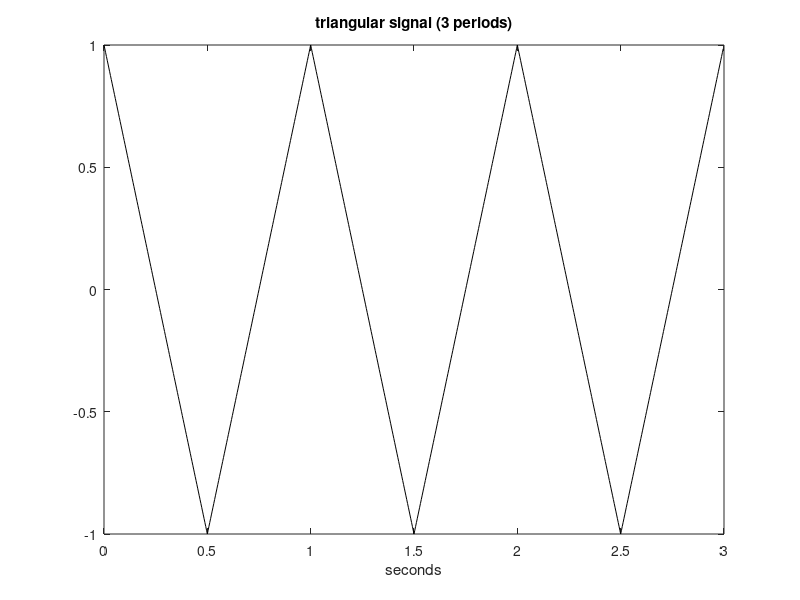

Reproduce this figure in MATLAB.
%triangular signal to be analyzed
fy = 1;                     %signal frequency in Hz
wy = 2*pi*fy;               %signal frequency in rad/s
Ty = 1/fy;                  %signal period in seconds
N = 256;
fs = N*fy;                  %sampling frequency in Hz
tiv = 1/fs;                 %time interval between samples;
t = 0:tiv:((3*Ty)-tiv);     %time intervals set (3 periods)
y3 = -sawtooth(wy*t,0.5);   %signal data set
plot(t, y3, 'k');
xlabel('seconds'); 
title('triangular signal (3 periods)');
